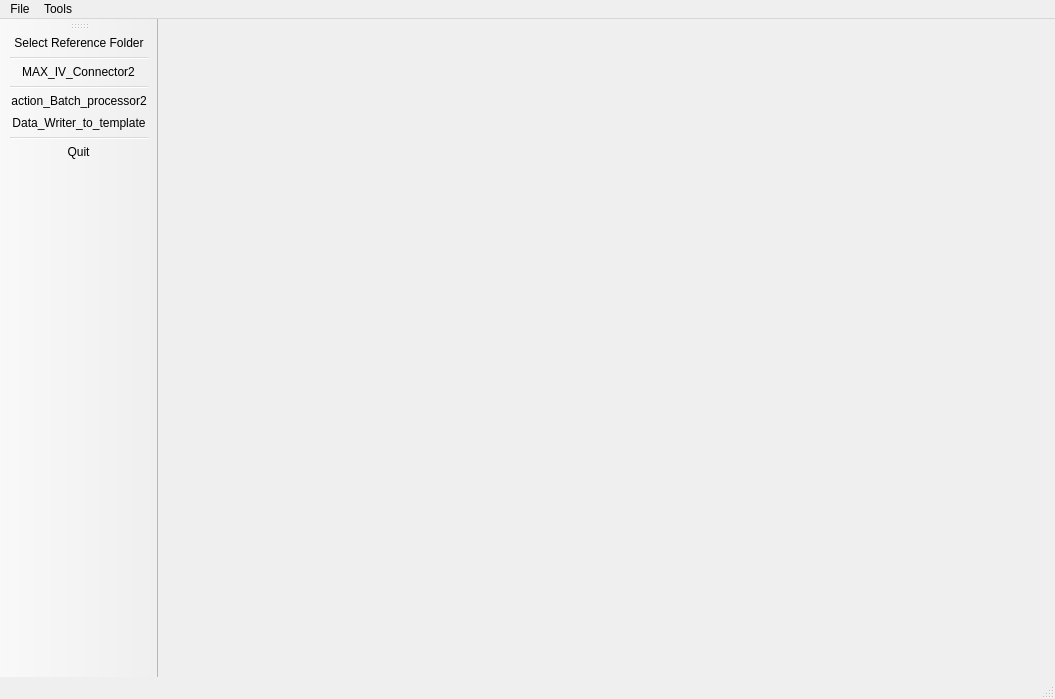
<?xml version="1.0" encoding="UTF-8"?>
<ui version="4.0">
 <author>Roland Kádár</author>
 <class>MainWindow</class>
 <widget class="QMainWindow" name="MainWindow">
  <property name="geometry">
   <rect>
    <x>0</x>
    <y>0</y>
    <width>1055</width>
    <height>699</height>
   </rect>
  </property>
  <property name="windowTitle">
   <string>MainWindow</string>
  </property>
  <property name="toolButtonStyle">
   <enum>Qt::ToolButtonStyle::ToolButtonIconOnly</enum>
  </property>
  <widget class="QWidget" name="centralwidget">
   <layout class="QVBoxLayout" name="verticalLayout_2">
    <item>
     <widget class="QWidget" name="centralCanvas" native="true">
      <layout class="QVBoxLayout" name="verticalLayout">
       <item>
        <widget class="QStackedWidget" name="stackedCanvas">
         <property name="currentIndex">
          <number>0</number>
         </property>
         <widget class="QWidget" name="pageRheoCanvas"/>
         <widget class="QWidget" name="pageSAXSCanvas"/>
        </widget>
       </item>
      </layout>
     </widget>
    </item>
   </layout>
  </widget>
  <widget class="QMenuBar" name="menubar">
   <property name="geometry">
    <rect>
     <x>0</x>
     <y>0</y>
     <width>1055</width>
     <height>33</height>
    </rect>
   </property>
   <property name="defaultUp">
    <bool>false</bool>
   </property>
   <property name="nativeMenuBar">
    <bool>false</bool>
   </property>
   <widget class="QMenu" name="menuFile">
    <property name="title">
     <string>File</string>
    </property>
    <addaction name="actionSelect_reference_folder"/>
    <addaction name="actionRecent_folders"/>
    <addaction name="actionExit"/>
   </widget>
   <widget class="QMenu" name="menuTools">
    <property name="title">
     <string>Tools</string>
    </property>
    <addaction name="actionMAX_IV_Connector"/>
    <addaction name="actionBatch_processor"/>
    <addaction name="actionData_Writer_to_Template"/>
   </widget>
   <addaction name="menuFile"/>
   <addaction name="menuTools"/>
  </widget>
  <widget class="QStatusBar" name="statusbar"/>
  <widget class="QToolBar" name="toolBar">
   <property name="enabled">
    <bool>true</bool>
   </property>
   <property name="windowTitle">
    <string>toolBar</string>
   </property>
   <property name="toolButtonStyle">
    <enum>Qt::ToolButtonStyle::ToolButtonIconOnly</enum>
   </property>
   <attribute name="toolBarArea">
    <enum>LeftToolBarArea</enum>
   </attribute>
   <attribute name="toolBarBreak">
    <bool>false</bool>
   </attribute>
   <addaction name="actionSelect_Reference_Folder"/>
   <addaction name="separator"/>
   <addaction name="actionMAX_IV_Connector2"/>
   <addaction name="separator"/>
   <addaction name="action_Batch_processor2"/>
   <addaction name="actionData_Writer_to_Template2"/>
   <addaction name="separator"/>
   <addaction name="actionQuit"/>
  </widget>
  <action name="actionSelect_reference_folder">
   <property name="text">
    <string>Select reference folder</string>
   </property>
   <property name="iconVisibleInMenu">
    <bool>false</bool>
   </property>
  </action>
  <action name="actionMAX_IV_Connector">
   <property name="text">
    <string>MAX IV Connector</string>
   </property>
  </action>
  <action name="actionBatch_processor">
   <property name="text">
    <string>Batch processor</string>
   </property>
  </action>
  <action name="actionData_Writer_to_Template">
   <property name="text">
    <string>Data Writer (to template)</string>
   </property>
  </action>
  <action name="actionRecent_folders">
   <property name="text">
    <string>Recent folders</string>
   </property>
  </action>
  <action name="actionExit">
   <property name="text">
    <string>Exit</string>
   </property>
  </action>
  <action name="actionMAX_IV_Connector2">
   <property name="icon">
    <iconset>
     <normaloff>_Resources/externaldrive.connected.to.line.below.svg</normaloff>
     <normalon>Resources/folder.svg</normalon>_Resources/externaldrive.connected.to.line.below.svg</iconset>
   </property>
   <property name="text">
    <string>MAX_IV_Connector2</string>
   </property>
   <property name="menuRole">
    <enum>QAction::MenuRole::NoRole</enum>
   </property>
  </action>
  <action name="action_Batch_processor2">
   <property name="icon">
    <iconset>
     <normaloff>_Resources/rectangle.stack.svg</normaloff>_Resources/rectangle.stack.svg</iconset>
   </property>
   <property name="text">
    <string>action_Batch_processor2</string>
   </property>
   <property name="menuRole">
    <enum>QAction::MenuRole::NoRole</enum>
   </property>
  </action>
  <action name="actionData_Writer_to_Template2">
   <property name="icon">
    <iconset>
     <normaloff>_Resources/graph.2d.svg</normaloff>_Resources/graph.2d.svg</iconset>
   </property>
   <property name="text">
    <string>Data_Writer_to_template</string>
   </property>
  </action>
  <action name="actionSelect_Reference_Folder">
   <property name="icon">
    <iconset>
     <normaloff>_Resources/folder.svg</normaloff>_Resources/folder.svg</iconset>
   </property>
   <property name="text">
    <string>Select Reference Folder</string>
   </property>
   <property name="toolTip">
    <string>Select_reference_folder2</string>
   </property>
   <property name="font">
    <font/>
   </property>
   <property name="menuRole">
    <enum>QAction::MenuRole::NoRole</enum>
   </property>
  </action>
  <action name="actionQuit">
   <property name="icon">
    <iconset>
     <normaloff>_Resources/poweroff.svg</normaloff>_Resources/poweroff.svg</iconset>
   </property>
   <property name="text">
    <string>Quit</string>
   </property>
   <property name="menuRole">
    <enum>QAction::MenuRole::NoRole</enum>
   </property>
  </action>
 </widget>
 <resources/>
 <connections/>
</ui>
